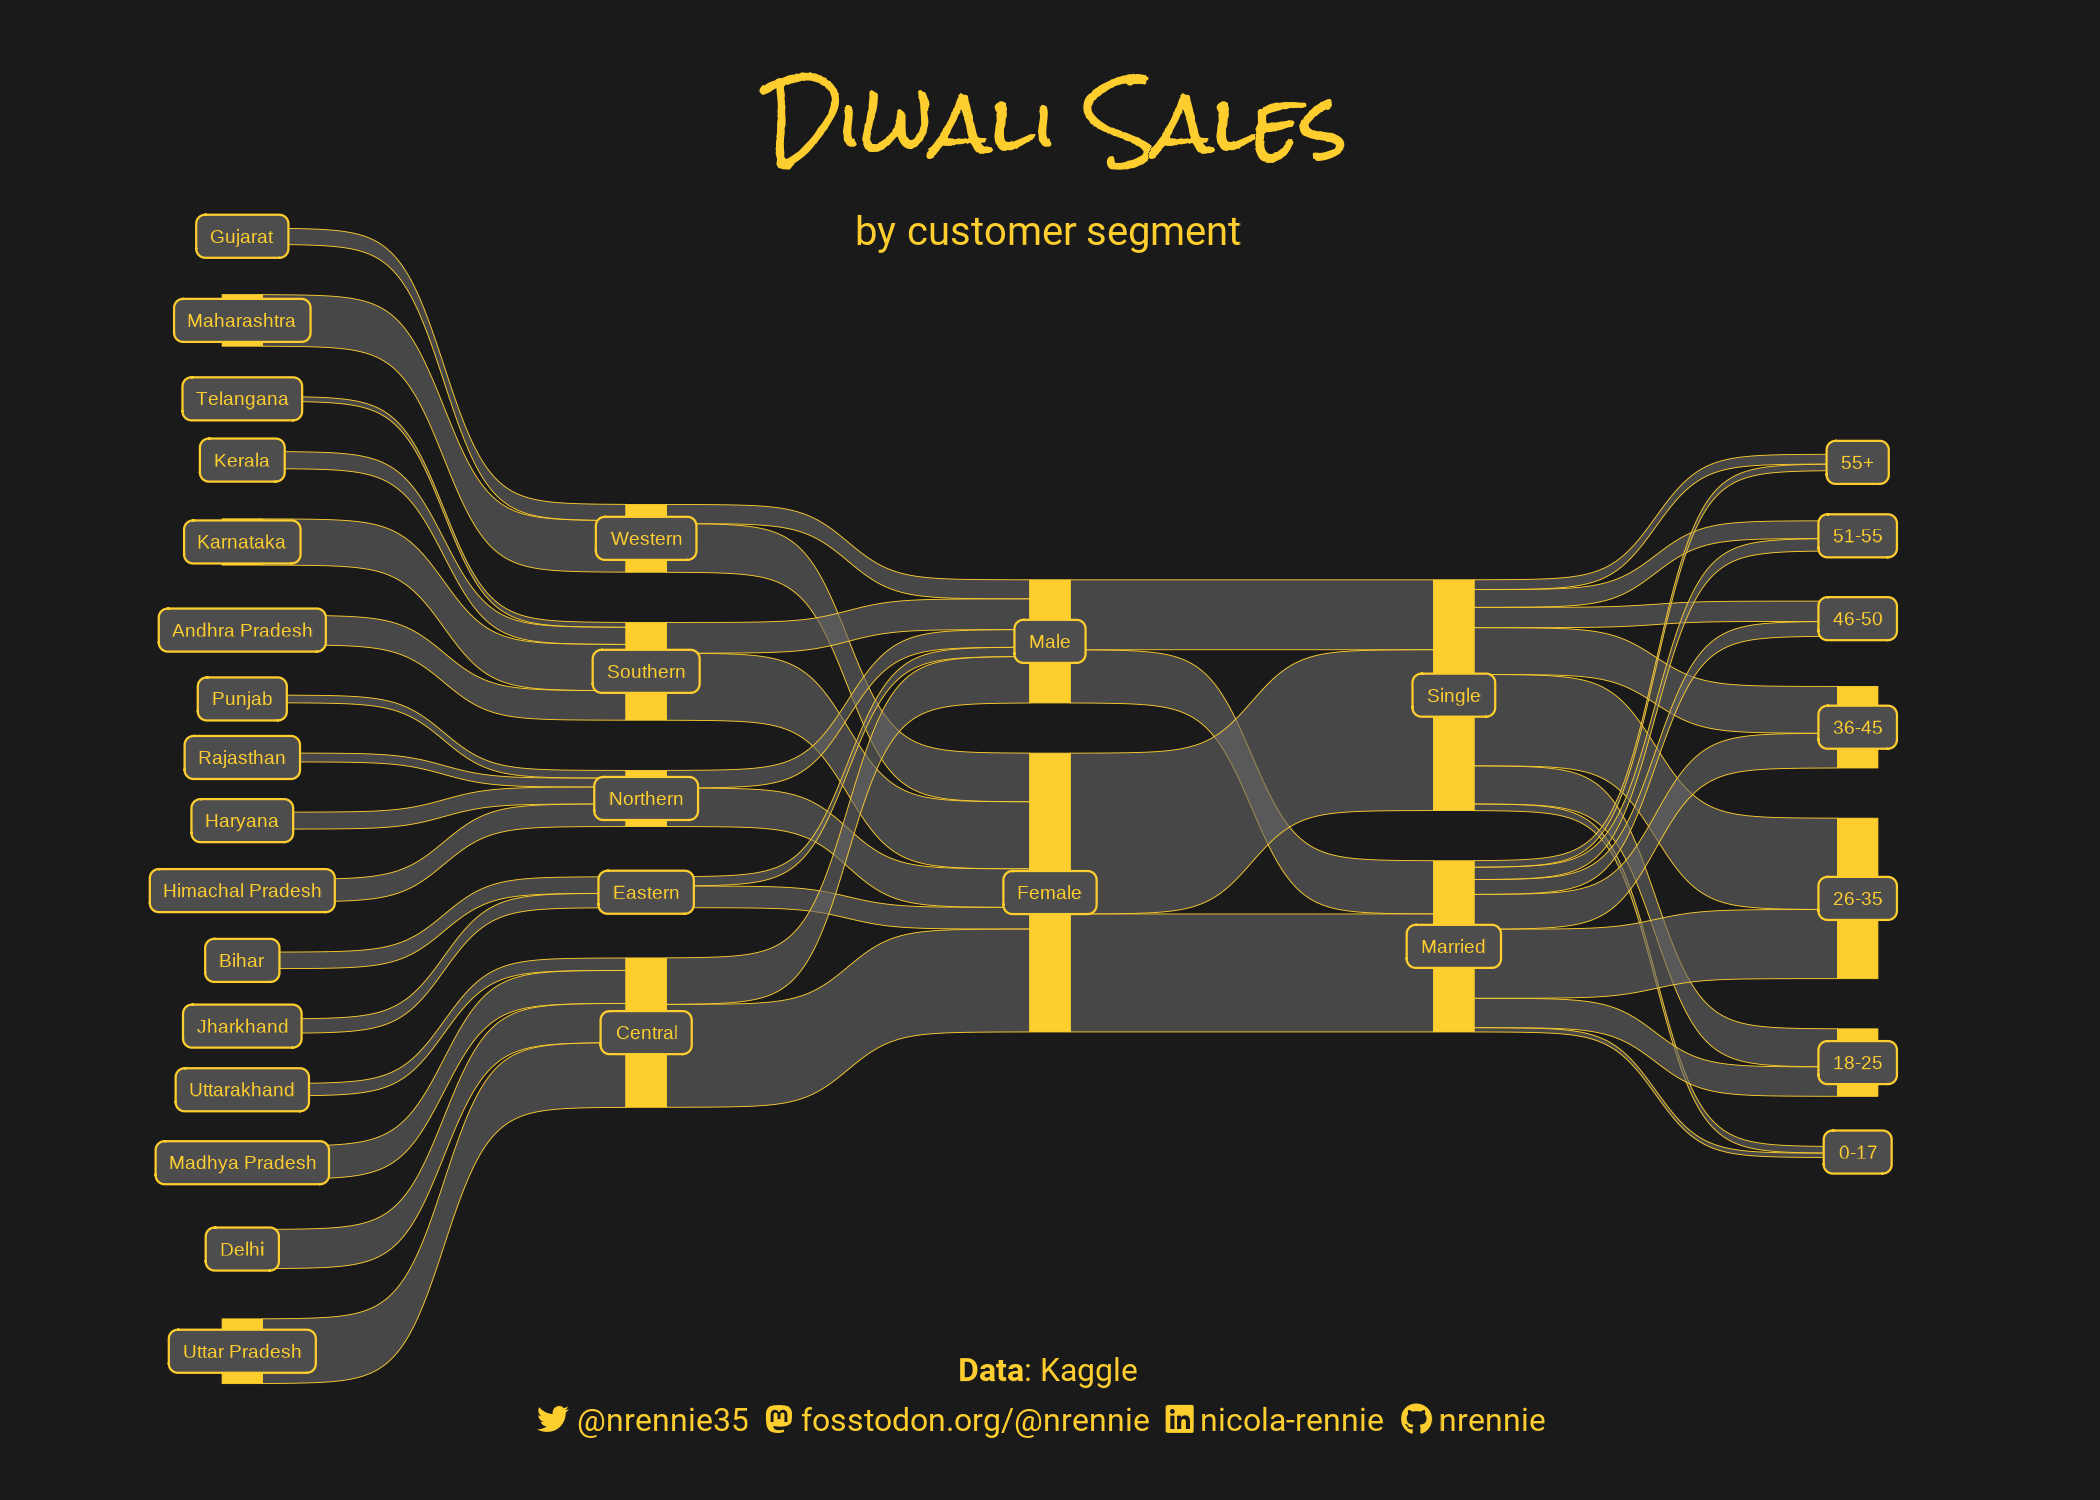

Write R code to recreate this figure.
# Load packages -----------------------------------------------------------

library(tidyverse)
library(showtext)
library(patchwork)
library(camcorder)
library(ggtext)
library(nrBrand)
library(ggsankey)
library(glue)


# Load data ---------------------------------------------------------------

tuesdata <- tidytuesdayR::tt_load("2023-11-14")
house <- tuesdata$diwali_sales_data


# Load fonts --------------------------------------------------------------

font_add_google("Roboto", "roboto")
font_add_google("Rock Salt", "salt")
showtext_auto()


# Define colours and fonts-------------------------------------------------

bg_col <- "grey10"
text_col <- "#fece2f"
highlight_col <- "grey40"

body_font <- "roboto"
title_font <- "salt"


# Data wrangling ----------------------------------------------------------

plot_data <- house |>
  select(User_ID, Zone, State, Gender, Marital_Status, `Age Group`) |>
  distinct() |> 
  mutate(Gender = 
           case_when(
             Gender == "M" ~ "Male",
             Gender == "F" ~ "Female"
           ),
         Marital_Status = 
           case_when(
             Marital_Status == 0 ~ "Single",
             Marital_Status == 1 ~ "Married"
           ))

State_levels <- plot_data |> 
  select(Zone, State) |> 
  distinct() |> 
  arrange(Zone) |> 
  pull(State)

sankey_data <- plot_data |>
  make_long(State, Zone, Gender, Marital_Status, `Age Group`) |> 
  mutate(node = factor(node),
         node = fct_relevel(node, State_levels))


# Start recording ---------------------------------------------------------

gg_record(
  dir = file.path("2023", "2023-11-14", "recording"),
  device = "png",
  width = 7,
  height = 5,
  units = "in",
  dpi = 300
)


# Define text -------------------------------------------------------------

social <- nrBrand::social_caption(
  bg_colour = bg_col,
  icon_colour = text_col,
  font_colour = text_col,
  font_family = body_font
)
title <- "Diwali Sales"
st <- "by customer segment"
cap <- paste0(
  "**Data**: Kaggle<br>", social
)


# Plot --------------------------------------------------------------------

ggplot(
  data = sankey_data,
  mapping = aes(
    x = x,
    next_x = next_x,
    node = node,
    next_node = next_node,
    label = node
  )
) +
  geom_sankey(flow.colour = text_col, flow.fill = highlight_col,
              flow.alpha = 0.6,
              linewidth = 0.1,
              node.fill = text_col, node.colour = text_col) +
  geom_sankey_label(size = 5, color = text_col, fill = "gray30",
                    width = 0.2) +
  labs(
    title = title,
    subtitle = st,
    caption = cap
  ) +
  theme_void(base_size = 30) +
  theme(
    legend.position = "none",
    plot.margin = margin(5, 0, 5, 0),
    plot.background = element_rect(fill = bg_col, colour = bg_col),
    panel.background = element_rect(fill = bg_col, colour = bg_col),
    plot.title = element_textbox_simple(
      colour = text_col,
      hjust = 0.5,
      halign = 0.5,
      size = 60,
      margin = margin(b = 10, t = 10),
      lineheight = 0.5,
      family = title_font
    ),
    plot.subtitle = element_textbox_simple(
      colour = text_col,
      hjust = 0.5,
      halign = 0.5,
      margin = margin(b = -20, t = 0),
      lineheight = 0.5,
      family = body_font
    ),
    plot.caption = element_textbox_simple(
      colour = text_col,
      hjust = 0.5,
      halign = 0.5,
      margin = margin(b = 10, t = -20),
      lineheight = 0.5,
      family = body_font
    )
  )


# Save gif ----------------------------------------------------------------

gg_playback(
  name = file.path("2023", "2023-11-14", paste0("20231114", ".gif")),
  first_image_duration = 4,
  last_image_duration = 20,
  frame_duration = .25,
  background = bg_col
)
